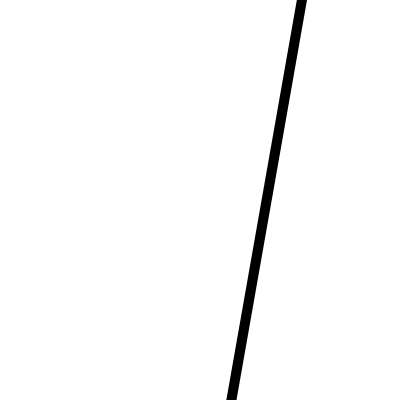
Frame 1 (no input)
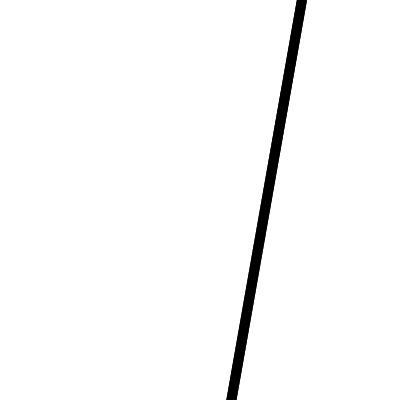
Frame 2 (the mouse pressed at the canvas centre, redrawn once)

The p5.js sketch that drew these frames (run headless with seeded random() and noise() and a simulated clock; the mouse was pressed at the canvas centre and the sketch redrawn once):

// p5.js sketch
// ── sketch.js
function setup() {
  canvasWidth = 400, canvasHeight = 400;
  backgroundColor = '#fff';
  fillColor = '#000';

  createCanvas(canvasWidth, canvasHeight);

  background(backgroundColor);
  fill(fillColor);
  noStroke();

  noLoop();
}

function draw() {
  rectCenter = {
    x: canvasWidth * 2/3,
    y: canvasHeight / 2,
  }
  translate(rectCenter.x, rectCenter.y);
  rotate(radians(10));
  // diameter = canvasHeight / 3;
  rectMode(CENTER);
  rect(0, 0, canvasWidth / 40, canvasHeight * 2);
}

// function windowResized() {
//   resizeCanvas(windowWidth, windowHeight);
// }
